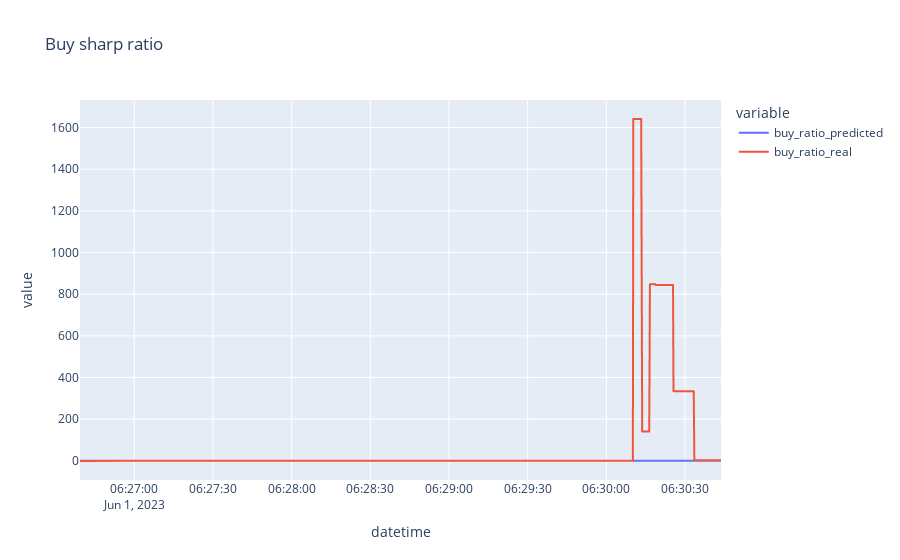

Write notebook code for a chart like this one.
### Code cell
px.line(sharp_ratio_df[["buy_ratio_predicted", "buy_ratio_real"]], title="Buy sharp ratio")

### Figure 1 — Plotly figure (JSON) as saved in the notebook; plotly's stock layout.template omitted (floating-point values rounded to 4 significant figures; data arrays with more than 128 entries replaced by an {"elided": "..."} marker saying what was removed)
{"data": [{"hovertemplate": "variable=buy_ratio_predicted<br>datetime=%{x}<br>value=%{y}<extra></extra>", "legendgroup": "buy_ratio_predicted", "line": {"color": "#636efa", "dash": "solid"}, "marker": {"symbol": "circle"}, "mode": "lines", "name": "buy_ratio_predicted", "showlegend": true, "type": "scattergl", "x": {"elided": "1000 str values"}, "xaxis": "x", "y": {"elided": "1000 float values"}, "yaxis": "y"}, {"hovertemplate": "variable=buy_ratio_real<br>datetime=%{x}<br>value=%{y}<extra></extra>", "legendgroup": "buy_ratio_real", "line": {"color": "#EF553B", "dash": "solid"}, "marker": {"symbol": "circle"}, "mode": "lines", "name": "buy_ratio_real", "showlegend": true, "type": "scattergl", "x": {"elided": "1000 str values"}, "xaxis": "x", "y": {"elided": "1000 float values"}, "yaxis": "y"}], "layout": {"legend": {"title": {"text": "variable"}, "tracegroupgap": 0}, "title": {"text": "Buy sharp ratio"}, "xaxis": {"anchor": "y", "domain": [0, 1], "title": {"text": "datetime"}}, "yaxis": {"anchor": "x", "domain": [0, 1], "title": {"text": "value"}}}}
